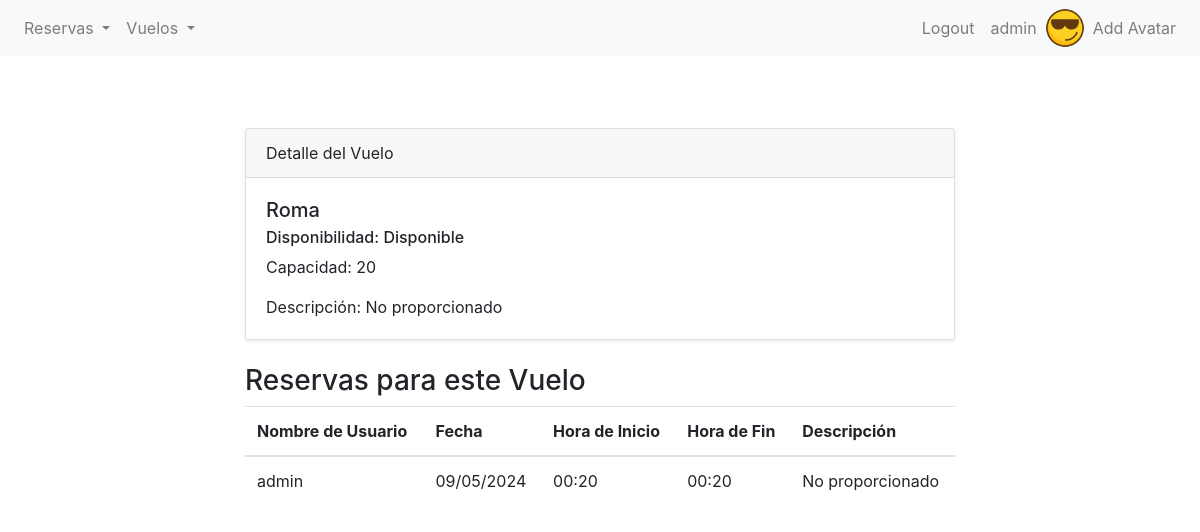
The app's page /gear/vuelo/2/detail/ (signed in), older data.
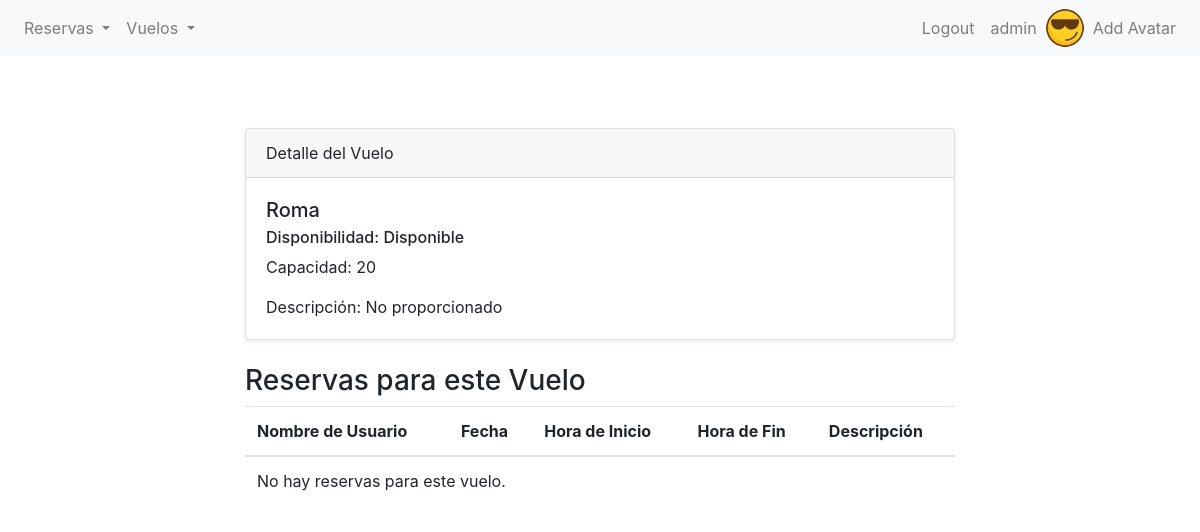
The same page, newer data.
### gear/models.py (models this page shows, shortened)
class Reserva(models.Model):
    nombre_de_usuario = models.ForeignKey(User, null=True, on_delete=models.SET_NULL)
    vuelo = models.ForeignKey(Vuelo, on_delete=models.CASCADE, related_name="reservas")
    fecha = models.DateField(default=timezone.now)
    hora_inicio = models.TimeField(default=timezone.now)
    hora_fin = models.TimeField(default=timezone.now)
    descripcion = models.TextField(blank=True, null=True)
    asientos_reservados = models.IntegerField(default=1)

### gear/views.py (the view)
# urls.py: path("vuelo/<int:pk>/detail/", VueloDetailView.as_view(), name="vuelo-detail"),
class VueloDetailView(LoginRequiredMixin, DetailView):
    model = Vuelo
    template_name = "gear/vbc/vuelo_detail.html"
    context_object_name = "TOKYO"

### gear/templates/gear/vbc/vuelo_detail.html (shortened to what this page needs)
{% extends 'gear/base.html' %}
{% block content %}
<section class="py-5">
    <div class="container">
        <div class="row">
            <div class="col-lg-8 mx-auto">
                <div class="card shadow-sm">
                    <div class="card-header">
                        Detalle del Vuelo
                    </div>
                    <div class="card-body">
                        <h5 class="card-title">{{ TOKYO.nombre }}</h5>
                        {% if TOKYO.disponible %}
                        <h6 class="card-subtitle mb-2">Disponibilidad: Disponible</h6>
                        {% else %}
                        <h6 class="card-subtitle mb-2">Disponibilidad: No Disponible</h6>
                        {% endif %}
                        <p class="card-text">Capacidad: {{ TOKYO.capacidad }}</p>
                        <p class="card-text">Descripción: {{ TOKYO.descripcion | default:"No proporcionado" }}</p>
                    </div>
                </div>
                <div class="mt-4">
                    <h3>Reservas para este Vuelo</h3>
                    <table class="table">
                        <thead>
                            <tr>
                                <th scope="col">Nombre de Usuario</th>
                                <th scope="col">Fecha</th>
                                <th scope="col">Hora de Inicio</th>
                                <th scope="col">Hora de Fin</th>
                                <th scope="col">Descripción</th>
                            </tr>
                        </thead>
                        <tbody>
                            {% for reserva in TOKYO.reservas.all %}
                            <tr>
                                <td>{{ reserva.nombre_de_usuario }}</td>
                                <td>{{ reserva.fecha | date:"d/m/Y" }}</td>
                                <td>{{ reserva.hora_inicio | date:"H:i" }}</td>
                                <td>{{ reserva.hora_fin | date:"H:i" }}</td>
                                <td>{{ reserva.descripcion | default:"No proporcionado" }}</td>
                            </tr>
                            {% empty %}
                            <tr>
                                <td colspan="5">No hay reservas para este vuelo.</td>
                            </tr>
                            {% endfor %}
                        </tbody>
                    </table>
                </div>
            </div>
        </div>
    </div>
</section>
{% endblock %}

Row changes from the older to the newer data that the page shows:
removed Reserva: nombre_de_usuario "admin", fecha "09/05/2024", hora_inicio "00:20", hora_fin "00:20", descripcion "No proporcionado"
Text that changed along with them:
text now shown: "No hay reservas para este vuelo."
